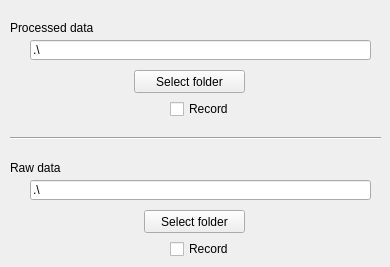
        <widget class="QWidget" name="rec_tab">
         <attribute name="title">
          <string>Record</string>
         </attribute>
         <widget class="QLineEdit" name="fft_data_folder_lineEdit">
          <property name="geometry">
           <rect>
            <x>30</x>
            <y>40</y>
            <width>341</width>
            <height>20</height>
           </rect>
          </property>
          <property name="text">
           <string>.\</string>
          </property>
         </widget>
         <widget class="QLineEdit" name="raw_data_folder_lineEdit">
          <property name="geometry">
           <rect>
            <x>30</x>
            <y>180</y>
            <width>341</width>
            <height>20</height>
           </rect>
          </property>
          <property name="text">
           <string>.\</string>
          </property>
         </widget>
         <widget class="Line" name="line">
          <property name="geometry">
           <rect>
            <x>10</x>
            <y>130</y>
            <width>371</width>
            <height>16</height>
           </rect>
          </property>
          <property name="orientation">
           <enum>Qt::Horizontal</enum>
          </property>
         </widget>
         <widget class="QLabel" name="label_14">
          <property name="geometry">
           <rect>
            <x>10</x>
            <y>20</y>
            <width>151</width>
            <height>16</height>
           </rect>
          </property>
          <property name="text">
           <string>Processed data</string>
          </property>
         </widget>
         <widget class="QLabel" name="label_15">
          <property name="geometry">
           <rect>
            <x>10</x>
            <y>160</y>
            <width>131</width>
            <height>16</height>
           </rect>
          </property>
          <property name="text">
           <string>Raw data</string>
          </property>
         </widget>
         <widget class="QPushButton" name="select_fft_folder_pushButton">
          <property name="geometry">
           <rect>
            <x>134</x>
            <y>70</y>
            <width>111</width>
            <height>23</height>
           </rect>
          </property>
          <property name="text">
           <string>Select folder</string>
          </property>
         </widget>
         <widget class="QPushButton" name="select_raw_folder_pushButton">
          <property name="geometry">
           <rect>
            <x>144</x>
            <y>210</y>
            <width>101</width>
            <height>23</height>
           </rect>
          </property>
          <property name="text">
           <string>Select folder</string>
          </property>
         </widget>
         <widget class="QCheckBox" name="enable_fft_recording_checkBox">
          <property name="geometry">
           <rect>
            <x>170</x>
            <y>100</y>
            <width>101</width>
            <height>18</height>
           </rect>
          </property>
          <property name="text">
           <string>Record</string>
          </property>
         </widget>
         <widget class="QCheckBox" name="enable_raw_recording_checkBox">
          <property name="geometry">
           <rect>
            <x>170</x>
            <y>240</y>
            <width>111</width>
            <height>18</height>
           </rect>
          </property>
          <property name="text">
           <string>Record</string>
          </property>
         </widget>
        </widget>
